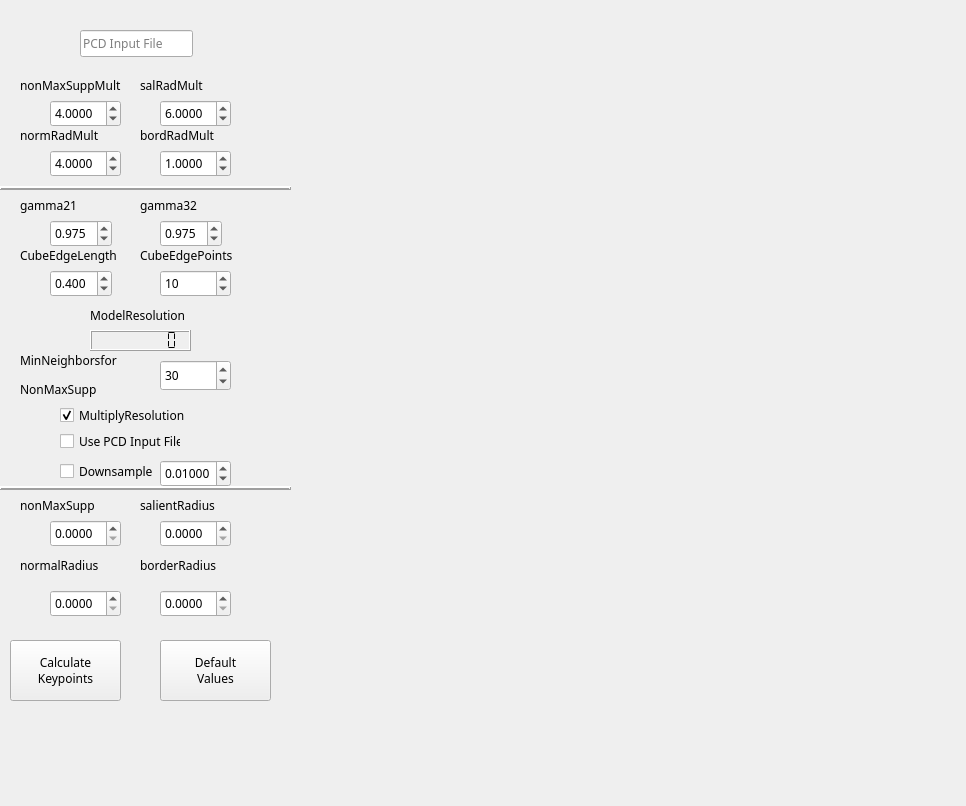
<?xml version="1.0" encoding="UTF-8"?>
<ui version="4.0">
 <class>PCLViewer</class>
 <widget class="QMainWindow" name="PCLViewer">
  <property name="geometry">
   <rect>
    <x>0</x>
    <y>0</y>
    <width>966</width>
    <height>806</height>
   </rect>
  </property>
  <property name="minimumSize">
   <size>
    <width>0</width>
    <height>0</height>
   </size>
  </property>
  <property name="maximumSize">
   <size>
    <width>5000</width>
    <height>5000</height>
   </size>
  </property>
  <property name="windowTitle">
   <string>PCLViewer</string>
  </property>
  <property name="documentMode">
   <bool>false</bool>
  </property>
  <widget class="QWidget" name="centralwidget">
   <widget class="QVTKWidget" name="qvtkWidget">
    <property name="geometry">
     <rect>
      <x>300</x>
      <y>10</y>
      <width>640</width>
      <height>711</height>
     </rect>
    </property>
   </widget>
   <widget class="QDoubleSpinBox" name="nonMaxSuppBox">
    <property name="geometry">
     <rect>
      <x>50</x>
      <y>100</y>
      <width>71</width>
      <height>27</height>
     </rect>
    </property>
    <property name="font">
     <font>
      <family>Ubuntu Condensed</family>
      <pointsize>9</pointsize>
     </font>
    </property>
    <property name="decimals">
     <number>4</number>
    </property>
    <property name="value">
     <double>4.000000000000000</double>
    </property>
   </widget>
   <widget class="QLabel" name="nonMaxSupp">
    <property name="geometry">
     <rect>
      <x>20</x>
      <y>70</y>
      <width>121</width>
      <height>31</height>
     </rect>
    </property>
    <property name="font">
     <font>
      <family>Ubuntu Condensed</family>
      <pointsize>9</pointsize>
     </font>
    </property>
    <property name="text">
     <string>nonMaxSuppMult</string>
    </property>
    <property name="buddy">
     <cstring>nonMaxSuppBox</cstring>
    </property>
   </widget>
   <widget class="QLabel" name="salientRadius">
    <property name="geometry">
     <rect>
      <x>140</x>
      <y>70</y>
      <width>101</width>
      <height>31</height>
     </rect>
    </property>
    <property name="font">
     <font>
      <family>Ubuntu Condensed</family>
      <pointsize>9</pointsize>
     </font>
    </property>
    <property name="text">
     <string>salRadMult</string>
    </property>
    <property name="buddy">
     <cstring>salientRadiusBox</cstring>
    </property>
   </widget>
   <widget class="QDoubleSpinBox" name="salientRadiusBox">
    <property name="geometry">
     <rect>
      <x>160</x>
      <y>100</y>
      <width>71</width>
      <height>27</height>
     </rect>
    </property>
    <property name="font">
     <font>
      <family>Ubuntu Condensed</family>
      <pointsize>9</pointsize>
     </font>
    </property>
    <property name="decimals">
     <number>4</number>
    </property>
    <property name="value">
     <double>6.000000000000000</double>
    </property>
   </widget>
   <widget class="QLabel" name="normalRadius">
    <property name="geometry">
     <rect>
      <x>20</x>
      <y>120</y>
      <width>101</width>
      <height>31</height>
     </rect>
    </property>
    <property name="font">
     <font>
      <family>Ubuntu Condensed</family>
      <pointsize>9</pointsize>
     </font>
    </property>
    <property name="text">
     <string>normRadMult</string>
    </property>
    <property name="buddy">
     <cstring>normalRadiusBox</cstring>
    </property>
   </widget>
   <widget class="QLabel" name="borderRadius">
    <property name="geometry">
     <rect>
      <x>140</x>
      <y>120</y>
      <width>101</width>
      <height>31</height>
     </rect>
    </property>
    <property name="font">
     <font>
      <family>Ubuntu Condensed</family>
      <pointsize>9</pointsize>
     </font>
    </property>
    <property name="text">
     <string>bordRadMult</string>
    </property>
    <property name="buddy">
     <cstring>borderRadiusBox</cstring>
    </property>
   </widget>
   <widget class="QLabel" name="gamma21">
    <property name="geometry">
     <rect>
      <x>20</x>
      <y>190</y>
      <width>101</width>
      <height>31</height>
     </rect>
    </property>
    <property name="font">
     <font>
      <family>Ubuntu Condensed</family>
      <pointsize>9</pointsize>
     </font>
    </property>
    <property name="text">
     <string>gamma21</string>
    </property>
    <property name="buddy">
     <cstring>gamma21Box</cstring>
    </property>
   </widget>
   <widget class="QLabel" name="gamma32">
    <property name="geometry">
     <rect>
      <x>140</x>
      <y>190</y>
      <width>101</width>
      <height>31</height>
     </rect>
    </property>
    <property name="font">
     <font>
      <family>Ubuntu Condensed</family>
      <pointsize>9</pointsize>
     </font>
    </property>
    <property name="text">
     <string>gamma32</string>
    </property>
    <property name="buddy">
     <cstring>gamma32Box</cstring>
    </property>
   </widget>
   <widget class="QDoubleSpinBox" name="normalRadiusBox">
    <property name="geometry">
     <rect>
      <x>50</x>
      <y>150</y>
      <width>71</width>
      <height>27</height>
     </rect>
    </property>
    <property name="font">
     <font>
      <family>Ubuntu Condensed</family>
      <pointsize>9</pointsize>
     </font>
    </property>
    <property name="decimals">
     <number>4</number>
    </property>
    <property name="value">
     <double>4.000000000000000</double>
    </property>
   </widget>
   <widget class="QDoubleSpinBox" name="borderRadiusBox">
    <property name="geometry">
     <rect>
      <x>160</x>
      <y>150</y>
      <width>71</width>
      <height>27</height>
     </rect>
    </property>
    <property name="font">
     <font>
      <family>Ubuntu Condensed</family>
      <pointsize>9</pointsize>
     </font>
    </property>
    <property name="decimals">
     <number>4</number>
    </property>
    <property name="value">
     <double>1.000000000000000</double>
    </property>
   </widget>
   <widget class="QDoubleSpinBox" name="gamma21Box">
    <property name="geometry">
     <rect>
      <x>50</x>
      <y>220</y>
      <width>62</width>
      <height>27</height>
     </rect>
    </property>
    <property name="font">
     <font>
      <family>Ubuntu Condensed</family>
      <pointsize>9</pointsize>
     </font>
    </property>
    <property name="decimals">
     <number>3</number>
    </property>
    <property name="maximum">
     <double>1.000000000000000</double>
    </property>
    <property name="singleStep">
     <double>0.100000000000000</double>
    </property>
    <property name="value">
     <double>0.975000000000000</double>
    </property>
   </widget>
   <widget class="QDoubleSpinBox" name="gamma32Box">
    <property name="geometry">
     <rect>
      <x>160</x>
      <y>220</y>
      <width>62</width>
      <height>27</height>
     </rect>
    </property>
    <property name="font">
     <font>
      <family>Ubuntu Condensed</family>
      <pointsize>9</pointsize>
     </font>
    </property>
    <property name="decimals">
     <number>3</number>
    </property>
    <property name="maximum">
     <double>1.000000000000000</double>
    </property>
    <property name="singleStep">
     <double>0.100000000000000</double>
    </property>
    <property name="value">
     <double>0.975000000000000</double>
    </property>
   </widget>
   <widget class="QLCDNumber" name="ModelResolutionDisp">
    <property name="geometry">
     <rect>
      <x>90</x>
      <y>330</y>
      <width>101</width>
      <height>21</height>
     </rect>
    </property>
    <property name="font">
     <font>
      <family>Ubuntu Condensed</family>
      <pointsize>9</pointsize>
      <weight>50</weight>
      <bold>false</bold>
     </font>
    </property>
    <property name="smallDecimalPoint">
     <bool>true</bool>
    </property>
    <property name="digitCount">
     <number>7</number>
    </property>
    <property name="segmentStyle">
     <enum>QLCDNumber::Flat</enum>
    </property>
    <property name="value" stdset="0">
     <double>0.000000000000000</double>
    </property>
   </widget>
   <widget class="QLabel" name="modelResolution">
    <property name="geometry">
     <rect>
      <x>90</x>
      <y>300</y>
      <width>141</width>
      <height>31</height>
     </rect>
    </property>
    <property name="font">
     <font>
      <family>Ubuntu Condensed</family>
      <pointsize>9</pointsize>
     </font>
    </property>
    <property name="text">
     <string>ModelResolution</string>
    </property>
   </widget>
   <widget class="QLabel" name="nonMaxSupp_2">
    <property name="geometry">
     <rect>
      <x>20</x>
      <y>490</y>
      <width>101</width>
      <height>31</height>
     </rect>
    </property>
    <property name="font">
     <font>
      <family>Ubuntu Condensed</family>
      <pointsize>9</pointsize>
     </font>
    </property>
    <property name="text">
     <string>nonMaxSupp</string>
    </property>
    <property name="buddy">
     <cstring>nonMaxSuppBox_2</cstring>
    </property>
   </widget>
   <widget class="QLabel" name="salientRadius_3">
    <property name="geometry">
     <rect>
      <x>140</x>
      <y>490</y>
      <width>101</width>
      <height>31</height>
     </rect>
    </property>
    <property name="font">
     <font>
      <family>Ubuntu Condensed</family>
      <pointsize>9</pointsize>
     </font>
    </property>
    <property name="text">
     <string>salientRadius</string>
    </property>
    <property name="buddy">
     <cstring>salientRadiusBox_2</cstring>
    </property>
   </widget>
   <widget class="QLabel" name="normalRadius_2">
    <property name="geometry">
     <rect>
      <x>20</x>
      <y>550</y>
      <width>101</width>
      <height>31</height>
     </rect>
    </property>
    <property name="font">
     <font>
      <family>Ubuntu Condensed</family>
      <pointsize>9</pointsize>
     </font>
    </property>
    <property name="text">
     <string>normalRadius</string>
    </property>
    <property name="buddy">
     <cstring>normalRadiusBox_2</cstring>
    </property>
   </widget>
   <widget class="QLabel" name="borderRadius_2">
    <property name="geometry">
     <rect>
      <x>140</x>
      <y>550</y>
      <width>101</width>
      <height>31</height>
     </rect>
    </property>
    <property name="font">
     <font>
      <family>Ubuntu Condensed</family>
      <pointsize>9</pointsize>
     </font>
    </property>
    <property name="text">
     <string>borderRadius</string>
    </property>
    <property name="buddy">
     <cstring>borderRadiusBox_2</cstring>
    </property>
   </widget>
   <widget class="QDoubleSpinBox" name="nonMaxSuppBox_2">
    <property name="geometry">
     <rect>
      <x>50</x>
      <y>520</y>
      <width>71</width>
      <height>27</height>
     </rect>
    </property>
    <property name="font">
     <font>
      <family>Ubuntu Condensed</family>
      <pointsize>9</pointsize>
     </font>
    </property>
    <property name="decimals">
     <number>4</number>
    </property>
   </widget>
   <widget class="QDoubleSpinBox" name="salientRadiusBox_2">
    <property name="geometry">
     <rect>
      <x>160</x>
      <y>520</y>
      <width>71</width>
      <height>27</height>
     </rect>
    </property>
    <property name="font">
     <font>
      <family>Ubuntu Condensed</family>
      <pointsize>9</pointsize>
     </font>
    </property>
    <property name="decimals">
     <number>4</number>
    </property>
   </widget>
   <widget class="QDoubleSpinBox" name="normalRadiusBox_2">
    <property name="geometry">
     <rect>
      <x>50</x>
      <y>590</y>
      <width>71</width>
      <height>27</height>
     </rect>
    </property>
    <property name="font">
     <font>
      <family>Ubuntu Condensed</family>
      <pointsize>9</pointsize>
     </font>
    </property>
    <property name="decimals">
     <number>4</number>
    </property>
   </widget>
   <widget class="QDoubleSpinBox" name="borderRadiusBox_2">
    <property name="geometry">
     <rect>
      <x>160</x>
      <y>590</y>
      <width>71</width>
      <height>27</height>
     </rect>
    </property>
    <property name="font">
     <font>
      <family>Ubuntu Condensed</family>
      <pointsize>9</pointsize>
     </font>
    </property>
    <property name="decimals">
     <number>4</number>
    </property>
   </widget>
   <widget class="Line" name="line">
    <property name="geometry">
     <rect>
      <x>0</x>
      <y>180</y>
      <width>291</width>
      <height>16</height>
     </rect>
    </property>
    <property name="frameShadow">
     <enum>QFrame::Raised</enum>
    </property>
    <property name="lineWidth">
     <number>2</number>
    </property>
    <property name="orientation">
     <enum>Qt::Horizontal</enum>
    </property>
   </widget>
   <widget class="Line" name="line_2">
    <property name="geometry">
     <rect>
      <x>0</x>
      <y>480</y>
      <width>291</width>
      <height>16</height>
     </rect>
    </property>
    <property name="frameShadow">
     <enum>QFrame::Raised</enum>
    </property>
    <property name="lineWidth">
     <number>2</number>
    </property>
    <property name="orientation">
     <enum>Qt::Horizontal</enum>
    </property>
   </widget>
   <widget class="QPushButton" name="CalculateKeypoints">
    <property name="geometry">
     <rect>
      <x>10</x>
      <y>640</y>
      <width>111</width>
      <height>61</height>
     </rect>
    </property>
    <property name="font">
     <font>
      <family>Ubuntu Condensed</family>
      <pointsize>9</pointsize>
     </font>
    </property>
    <property name="text">
     <string>Calculate 
Keypoints</string>
    </property>
   </widget>
   <widget class="QLabel" name="CubeEdgeLength">
    <property name="geometry">
     <rect>
      <x>20</x>
      <y>240</y>
      <width>121</width>
      <height>31</height>
     </rect>
    </property>
    <property name="font">
     <font>
      <family>Ubuntu Condensed</family>
      <pointsize>9</pointsize>
     </font>
    </property>
    <property name="text">
     <string>CubeEdgeLength</string>
    </property>
    <property name="buddy">
     <cstring>gamma21Box</cstring>
    </property>
   </widget>
   <widget class="QLabel" name="CubeEdgePoints">
    <property name="geometry">
     <rect>
      <x>140</x>
      <y>240</y>
      <width>121</width>
      <height>31</height>
     </rect>
    </property>
    <property name="font">
     <font>
      <family>Ubuntu Condensed</family>
      <pointsize>9</pointsize>
     </font>
    </property>
    <property name="text">
     <string>CubeEdgePoints</string>
    </property>
    <property name="buddy">
     <cstring>gamma21Box</cstring>
    </property>
   </widget>
   <widget class="QDoubleSpinBox" name="CubeEdgeLengthBox">
    <property name="geometry">
     <rect>
      <x>50</x>
      <y>270</y>
      <width>62</width>
      <height>27</height>
     </rect>
    </property>
    <property name="font">
     <font>
      <family>Ubuntu Condensed</family>
      <pointsize>9</pointsize>
     </font>
    </property>
    <property name="decimals">
     <number>3</number>
    </property>
    <property name="maximum">
     <double>100.000000000000000</double>
    </property>
    <property name="singleStep">
     <double>0.100000000000000</double>
    </property>
    <property name="value">
     <double>0.400000000000000</double>
    </property>
   </widget>
   <widget class="QDoubleSpinBox" name="CubeEdgePointsBox">
    <property name="geometry">
     <rect>
      <x>160</x>
      <y>270</y>
      <width>71</width>
      <height>27</height>
     </rect>
    </property>
    <property name="font">
     <font>
      <family>Ubuntu Condensed</family>
      <pointsize>9</pointsize>
     </font>
    </property>
    <property name="decimals">
     <number>0</number>
    </property>
    <property name="maximum">
     <double>1000.000000000000000</double>
    </property>
    <property name="singleStep">
     <double>0.100000000000000</double>
    </property>
    <property name="value">
     <double>10.000000000000000</double>
    </property>
   </widget>
   <widget class="QPushButton" name="defaultValues">
    <property name="geometry">
     <rect>
      <x>160</x>
      <y>640</y>
      <width>111</width>
      <height>61</height>
     </rect>
    </property>
    <property name="font">
     <font>
      <family>Ubuntu Condensed</family>
      <pointsize>9</pointsize>
     </font>
    </property>
    <property name="text">
     <string>Default
Values</string>
    </property>
   </widget>
   <widget class="QCheckBox" name="MultiplyResolution">
    <property name="geometry">
     <rect>
      <x>60</x>
      <y>400</y>
      <width>161</width>
      <height>31</height>
     </rect>
    </property>
    <property name="font">
     <font>
      <family>Ubuntu Condensed</family>
      <pointsize>9</pointsize>
     </font>
    </property>
    <property name="text">
     <string>MultiplyResolution</string>
    </property>
    <property name="checked">
     <bool>true</bool>
    </property>
   </widget>
   <widget class="QLabel" name="minNeighbors">
    <property name="geometry">
     <rect>
      <x>20</x>
      <y>350</y>
      <width>121</width>
      <height>51</height>
     </rect>
    </property>
    <property name="font">
     <font>
      <family>Ubuntu Condensed</family>
      <pointsize>9</pointsize>
     </font>
    </property>
    <property name="text">
     <string>&lt;html&gt;&lt;head/&gt;&lt;body&gt;&lt;p&gt;MinNeighborsfor&lt;/p&gt;&lt;p&gt;NonMaxSupp&lt;/p&gt;&lt;/body&gt;&lt;/html&gt;</string>
    </property>
    <property name="buddy">
     <cstring>gamma21Box</cstring>
    </property>
   </widget>
   <widget class="QDoubleSpinBox" name="minNeighborsBox">
    <property name="geometry">
     <rect>
      <x>160</x>
      <y>360</y>
      <width>71</width>
      <height>31</height>
     </rect>
    </property>
    <property name="font">
     <font>
      <family>Ubuntu Condensed</family>
      <pointsize>9</pointsize>
     </font>
    </property>
    <property name="decimals">
     <number>0</number>
    </property>
    <property name="maximum">
     <double>10000.000000000000000</double>
    </property>
    <property name="singleStep">
     <double>1.000000000000000</double>
    </property>
    <property name="value">
     <double>30.000000000000000</double>
    </property>
   </widget>
   <widget class="QLineEdit" name="inputModelBox">
    <property name="geometry">
     <rect>
      <x>80</x>
      <y>30</y>
      <width>113</width>
      <height>27</height>
     </rect>
    </property>
    <property name="font">
     <font>
      <family>Ubuntu Condensed</family>
      <pointsize>9</pointsize>
     </font>
    </property>
    <property name="toolTip">
     <string>Give a valid .pcd file to load the model from</string>
    </property>
    <property name="text">
     <string/>
    </property>
    <property name="placeholderText">
     <string>PCD Input File</string>
    </property>
   </widget>
   <widget class="QCheckBox" name="UsePcdInputBox">
    <property name="geometry">
     <rect>
      <x>60</x>
      <y>430</y>
      <width>121</width>
      <height>22</height>
     </rect>
    </property>
    <property name="font">
     <font>
      <family>Ubuntu Condensed</family>
      <pointsize>9</pointsize>
     </font>
    </property>
    <property name="text">
     <string>Use PCD Input File</string>
    </property>
   </widget>
   <widget class="QCheckBox" name="DownSampleBox">
    <property name="geometry">
     <rect>
      <x>60</x>
      <y>460</y>
      <width>97</width>
      <height>22</height>
     </rect>
    </property>
    <property name="font">
     <font>
      <family>Ubuntu Condensed</family>
      <pointsize>9</pointsize>
     </font>
    </property>
    <property name="text">
     <string>Downsample</string>
    </property>
   </widget>
   <widget class="QDoubleSpinBox" name="downSampleLeafSizeBox">
    <property name="geometry">
     <rect>
      <x>160</x>
      <y>460</y>
      <width>71</width>
      <height>27</height>
     </rect>
    </property>
    <property name="font">
     <font>
      <family>Ubuntu Condensed</family>
      <pointsize>9</pointsize>
     </font>
    </property>
    <property name="decimals">
     <number>5</number>
    </property>
    <property name="singleStep">
     <double>0.001000000000000</double>
    </property>
    <property name="value">
     <double>0.010000000000000</double>
    </property>
   </widget>
  </widget>
 </widget>
 <customwidgets>
  <customwidget>
   <class>QVTKWidget</class>
   <extends>QWidget</extends>
   <header>QVTKWidget.h</header>
  </customwidget>
 </customwidgets>
 <tabstops>
  <tabstop>nonMaxSuppBox</tabstop>
  <tabstop>salientRadiusBox</tabstop>
  <tabstop>normalRadiusBox</tabstop>
  <tabstop>borderRadiusBox</tabstop>
  <tabstop>gamma21Box</tabstop>
  <tabstop>gamma32Box</tabstop>
  <tabstop>nonMaxSuppBox_2</tabstop>
  <tabstop>salientRadiusBox_2</tabstop>
  <tabstop>normalRadiusBox_2</tabstop>
  <tabstop>borderRadiusBox_2</tabstop>
 </tabstops>
 <resources/>
 <connections/>
</ui>
